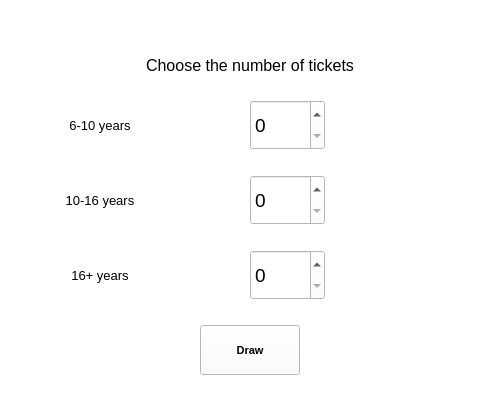
<?xml version="1.0" encoding="UTF-8"?>
<ui version="4.0">
 <class>Form</class>
 <widget class="QWidget" name="Form">
  <property name="geometry">
   <rect>
    <x>0</x>
    <y>0</y>
    <width>500</width>
    <height>400</height>
   </rect>
  </property>
  <property name="font">
   <font>
    <weight>50</weight>
    <italic>false</italic>
    <bold>false</bold>
   </font>
  </property>
  <property name="windowTitle">
   <string>Form</string>
  </property>
  <property name="styleSheet">
   <string notr="true">background-color: rgb(255, 255, 255);</string>
  </property>
  <widget class="QLabel" name="label">
   <property name="geometry">
    <rect>
     <x>0</x>
     <y>40</y>
     <width>500</width>
     <height>50</height>
    </rect>
   </property>
   <property name="font">
    <font>
     <pointsize>12</pointsize>
     <weight>50</weight>
     <bold>false</bold>
    </font>
   </property>
   <property name="text">
    <string>Choose the number of tickets</string>
   </property>
   <property name="alignment">
    <set>Qt::AlignCenter</set>
   </property>
  </widget>
  <widget class="QLabel" name="label_2">
   <property name="geometry">
    <rect>
     <x>0</x>
     <y>100</y>
     <width>200</width>
     <height>50</height>
    </rect>
   </property>
   <property name="font">
    <font>
     <pointsize>10</pointsize>
     <weight>50</weight>
     <bold>false</bold>
    </font>
   </property>
   <property name="text">
    <string>6-10 years</string>
   </property>
   <property name="alignment">
    <set>Qt::AlignCenter</set>
   </property>
  </widget>
  <widget class="QSpinBox" name="spinBox_2">
   <property name="geometry">
    <rect>
     <x>250</x>
     <y>175</y>
     <width>75</width>
     <height>50</height>
    </rect>
   </property>
   <property name="font">
    <font>
     <pointsize>14</pointsize>
    </font>
   </property>
   <property name="maximum">
    <number>10000</number>
   </property>
  </widget>
  <widget class="QLabel" name="label_3">
   <property name="geometry">
    <rect>
     <x>0</x>
     <y>175</y>
     <width>200</width>
     <height>50</height>
    </rect>
   </property>
   <property name="font">
    <font>
     <pointsize>10</pointsize>
     <weight>50</weight>
     <bold>false</bold>
    </font>
   </property>
   <property name="text">
    <string>10-16 years</string>
   </property>
   <property name="alignment">
    <set>Qt::AlignCenter</set>
   </property>
  </widget>
  <widget class="QSpinBox" name="spinBox">
   <property name="geometry">
    <rect>
     <x>250</x>
     <y>100</y>
     <width>75</width>
     <height>50</height>
    </rect>
   </property>
   <property name="font">
    <font>
     <pointsize>14</pointsize>
    </font>
   </property>
   <property name="maximum">
    <number>10000</number>
   </property>
  </widget>
  <widget class="QSpinBox" name="spinBox_3">
   <property name="geometry">
    <rect>
     <x>250</x>
     <y>250</y>
     <width>75</width>
     <height>50</height>
    </rect>
   </property>
   <property name="font">
    <font>
     <pointsize>14</pointsize>
    </font>
   </property>
   <property name="maximum">
    <number>10000</number>
   </property>
  </widget>
  <widget class="QLabel" name="label_4">
   <property name="geometry">
    <rect>
     <x>0</x>
     <y>250</y>
     <width>200</width>
     <height>50</height>
    </rect>
   </property>
   <property name="font">
    <font>
     <pointsize>10</pointsize>
     <weight>50</weight>
     <bold>false</bold>
    </font>
   </property>
   <property name="text">
    <string>16+ years</string>
   </property>
   <property name="alignment">
    <set>Qt::AlignCenter</set>
   </property>
  </widget>
  <widget class="QPushButton" name="pushButton">
   <property name="geometry">
    <rect>
     <x>200</x>
     <y>325</y>
     <width>100</width>
     <height>50</height>
    </rect>
   </property>
   <property name="font">
    <font>
     <pointsize>8</pointsize>
     <weight>75</weight>
     <bold>true</bold>
    </font>
   </property>
   <property name="text">
    <string>Draw</string>
   </property>
  </widget>
 </widget>
 <resources/>
 <connections/>
</ui>
